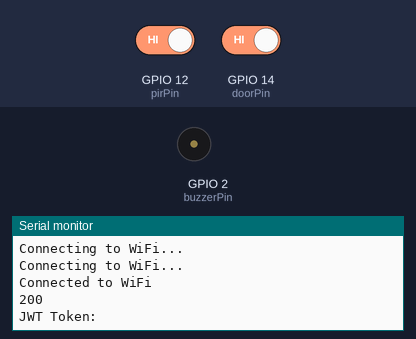
The sketch below on a simulated ESP8266 (NodeMCU). On the bench: buzzer (waves = sounding), the last lines printed to the serial monitor. The inputs (shaded band) are chosen by the test bench; at power-on: GPIO 12 (pirPin) HIGH, GPIO 14 (doorPin) HIGH. WiFi joins after 1.5 s; servers stay silent unless stated; uploads are accepted with an empty reply.

Above: at 3.4 s.
3.5 s: GPIO 12 (pirPin) driven LOW
At 4.8 s:
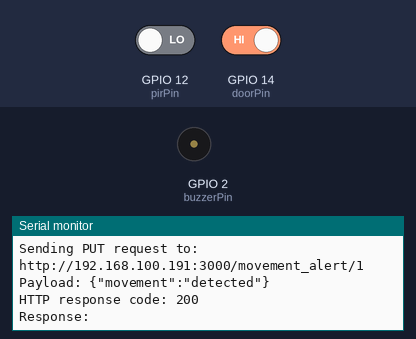
5.2 s: GPIO 14 (doorPin) driven LOW
At 5.37 s:
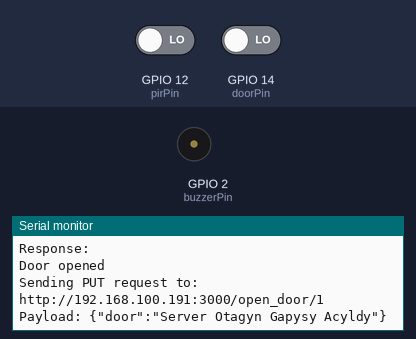

The sketch:

controll.ino
```cpp
#include <ESP8266WiFi.h>
#include <WiFiClient.h>
#include <ESP8266HTTPClient.h>

const char* ssid = "Osman";
const char* password = "21032020";
const char* serverUrl = "http://192.168.100.191:3000/"; // Sunucunuzun adresi
const char* loginUrl = "http://192.168.100.191:3000/login"; // Login endpoint

const int doorPin = 14;
const int pirPin = 12;
const int buzzerPin = 2;

bool doorFlag = false;
bool pirFlag = false;

String jwtToken; // JWT token'ı saklamak için

void setup() {
    Serial.begin(115200);

    pinMode(doorPin, INPUT);
    pinMode(buzzerPin, OUTPUT);
    pinMode(pirPin, INPUT);

    WiFi.begin(ssid, password);
    while (WiFi.status() != WL_CONNECTED) {
        delay(1000);
        Serial.println("Connecting to WiFi...");
    }
    Serial.println("Connected to WiFi");

    // Login olup JWT token'ını al
    if (!login("test", "123")) {
        Serial.println("Login failed!");
        while (true); // Login başarısızsa, işlemi durdur
    }
}

void loop() {
    checkDoor();
    checkMovement();
}

void checkDoor() {
    int doorState = digitalRead(doorPin);
    if (doorState == LOW && !doorFlag) {
        Serial.println("Door opened");
        sendRequest("open_door", "{\"door\":\"Server Otagyn Gapysy Acyldy\"}", "1"); // id parametresi ile çağrı
        activateAlarm();
        deactivateAlarm();
        doorFlag = true;
    } else if (doorState == HIGH && doorFlag) {
        sendRequest("open_door", "{\"door\":\"Server Otagyn Gapysy Yapyldy\"}", "1"); // id parametresi ile çağrı
        doorFlag = false;
        Serial.println("Door closed");
    }
    delay(100);
}

void checkMovement() {
    int pirPinState = digitalRead(pirPin);
    if (pirPinState == LOW && !pirFlag) {
        Serial.println("Movement detected");
        sendRequest("movement_alert", "{\"movement\":\"detected\"}", "1"); // id parametresi ile çağrı
        activateAlarm();
        deactivateAlarm();
        pirFlag = true;
    } else if (pirPinState == HIGH && pirFlag) {
        sendRequest("movement_alert", "{\"movement\":\"stopped\"}", "1"); // id parametresi ile çağrı
        pirFlag = false;
        Serial.println("Movement stopped");
    }
    delay(100);
}

void sendRequest(const char* endpoint, const char* jsonPayload, const char* id) {
    String url = serverUrl;
    url += endpoint;
    url += "/";
    url += id;

    WiFiClient client;
    HTTPClient http;
    http.begin(client, url);
    http.addHeader("Authorization", "Bearer " + jwtToken);
    http.addHeader("Content-Type", "application/json");

    Serial.print("Sending PUT request to: ");
    Serial.println(url);
    Serial.print("Payload: ");
    Serial.println(jsonPayload);

    int httpResponseCode = http.PUT(jsonPayload);
    if (httpResponseCode > 0) {
        Serial.print("HTTP response code: ");
        Serial.println(httpResponseCode);
        String response = http.getString();
        Serial.println("Response: " + response);
    } else {
        Serial.print("Error on sending PUT request: ");
        Serial.println(httpResponseCode);
        String response = http.getString();
        Serial.println("Response: " + response);
    }

    http.end();
}

void activateAlarm() {
    tone(buzzerPin, 1000);
}

void deactivateAlarm() {
    noTone(buzzerPin);
}

bool login(const char* username, const char* password) {
    WiFiClient client;
    HTTPClient http;

    http.begin(client, loginUrl);
    http.addHeader("Content-Type", "application/json");

    String postData = "{\"username\":\"";
    postData += username;
    postData += "\",\"password\":\"";
    postData += password;
    postData += "\"}";

    int httpResponseCode = http.POST(postData);

    if (httpResponseCode > 0) {
        String response = http.getString();
        Serial.println(httpResponseCode);
        Serial.println(response);

        // Yanıttan JWT token'ı çıkarma
        int tokenIndex = response.indexOf("\"token\":\"") + 9;
        int tokenEndIndex = response.indexOf("\"", tokenIndex);
        jwtToken = response.substring(tokenIndex, tokenEndIndex);

        Serial.println("JWT Token: " + jwtToken);
        http.end();
        return true;
    } else {
        Serial.print("Error on sending POST request: ");
        Serial.println(httpResponseCode);
        http.end();
        return false;
    }
}
```

Measured:
- after the input at 3.5 s, the serial monitor: prints a new line at once (image 1)
- after the input at 5.2 s, the serial monitor: prints a new line at once (image 2)
